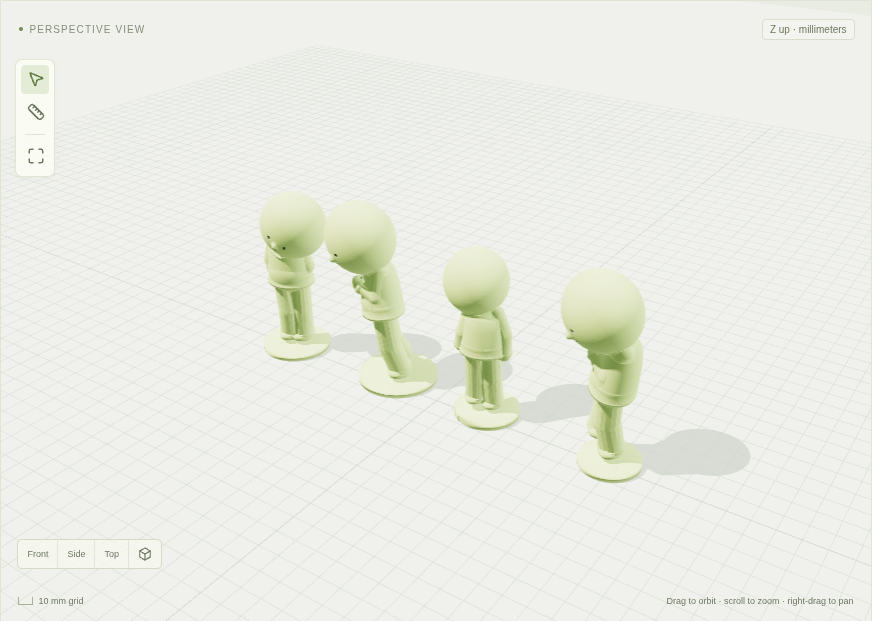
#> input picture examples/group-photo-four.png, 872 x 621 px; its folder holds only this picture in this run
$ python -i people.py   (imports and definitions only)
#> lines starting #> are read from the running program, lines starting #| are printed output that depends on the picture
"""Independent, local COCO person detection with pinned Apache-2.0 YOLOX weights.

Only model installation uses the network. Inference accepts in-memory PIL images
and runs on CPU. Detector scores are model scores, not calibrated probabilities.
"""
from __future__ import annotations

import hashlib
import os
from pathlib import Path
from threading import Lock

import numpy as np

REPOSITORY = 'amd/yolox-s'
REVISION = '7c14fb63e32a65d92d173b2119790442f6b2bfc7'
FILENAME = 'yolox-s-int8.onnx'
SHA256 = 'f779442685eb8e050df39318149aa16afd3fdd05644ea7ec4da4aae672e6977a'
MODEL_PATH = Path(os.environ.get('PEOPLE_MODEL_PATH', str(Path(__file__).resolve().parents[2] / '.local/people' / FILENAME)))
MODEL_NAME = 'YOLOX-S / COCO (local CPU)'
_lock = Lock()
_session = None
_verified = None


def _verify():
    global _verified
    if not MODEL_PATH.is_file():
        return False, 'Group detection model is not installed. Restart the launcher to install it.'
    stat = MODEL_PATH.stat()
    signature = (str(MODEL_PATH), stat.st_size, stat.st_mtime_ns)
    if signature != _verified:
        with MODEL_PATH.open('rb') as stream:
            digest = hashlib.file_digest(stream, 'sha256').hexdigest()
        if digest != SHA256:
            return False, 'Group detection model checksum does not match. Reinstall the verified model.'
        _verified = signature
    return True, 'Independent person detection runs locally; photos never leave this computer.'


def available():
    ok, detail = _verify()
    if not ok:
        return False, detail
    try:
        import onnxruntime  # noqa: F401
    except (ImportError, OSError) as exc:
        return False, f'Group detection runtime is unavailable ({type(exc).__name__}). Restart the launcher to repair it.'
    return True, detail


def status():
    ready, detail = available()
    return dict(available=ready, model=MODEL_NAME, detail=detail)


def _runtime():
    global _session
    ok, detail = available()
    if not ok:
        raise RuntimeError(detail)
    if _session is None:
        import onnxruntime as ort
        options = ort.SessionOptions()
        options.intra_op_num_threads = 2
        options.inter_op_num_threads = 1
        _session = ort.InferenceSession(str(MODEL_PATH), sess_options=options,
                                       providers=['CPUExecutionProvider'])
    return _session


# [67 lines left out: functions _iou, _duplicate, merge, _decode, _detect_crop, not called in this run]


def detect(image, regions=None):
    """Find people globally and in full-height windows and optional retry areas.

    A requested retry region with no detector hit is explicitly retained as an
    unresolved region by the group pipeline, rather than fabricated as a person.
    """
    with _lock:
        session = _runtime()
        boxes = _detect_crop(session, image, (0, 0, image.width, image.height), .38)
        if image.width >= 900 and image.width / image.height >= 1.15:
            window = int(image.width * .68)
            for left in (0, image.width - window):
                window_boxes = _detect_crop(session, image, (left, 0, left + window, image.height), .48)
                # A cropped torso or arm at an internal window boundary is not
                # an additional person. The global pass still covers that area.
                boxes.extend(box for box in window_boxes
                             if not (left > 0 and box['bbox'][0] * image.width < left + 3)
                             and not (left + window < image.width and box['bbox'][2] * image.width > left + window - 3))
        for region in regions or []:
            crop = tuple(int(value * (image.width if index % 2 == 0 else image.height)) for index, value in enumerate(region))
            if crop[2] - crop[0] >= 12 and crop[3] - crop[1] >= 24:
                boxes.extend(_detect_crop(session, image, crop, .32))
    return merge(boxes)

>>> import cv2
>>> picture = cv2.imread('../../examples/group-photo-four.png', cv2.IMREAD_GRAYSCALE)
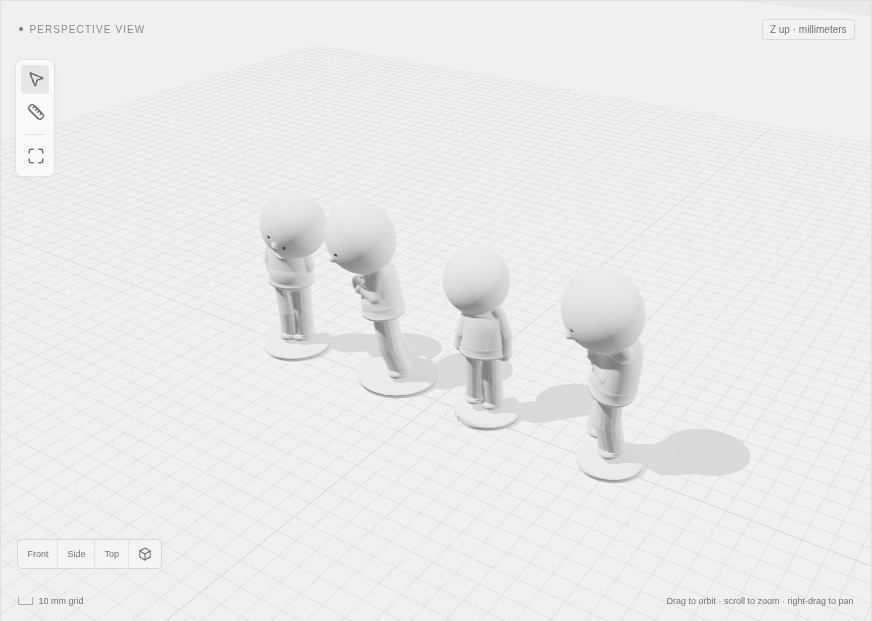
#> picture: shape (621, 872); min 52, max 249, mean 235.1
#> (the run stopped early here; a loop or call above may not have finished)
